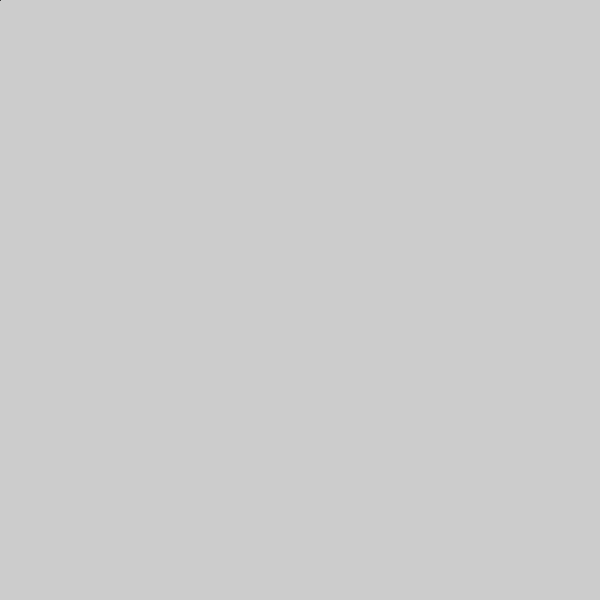
Frame 1 (no input)
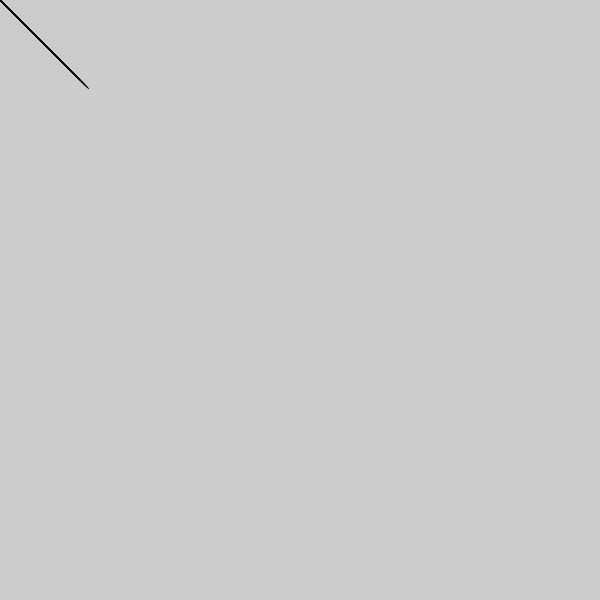
Frame 60 (the mouse pressed at the canvas centre just before this capture)
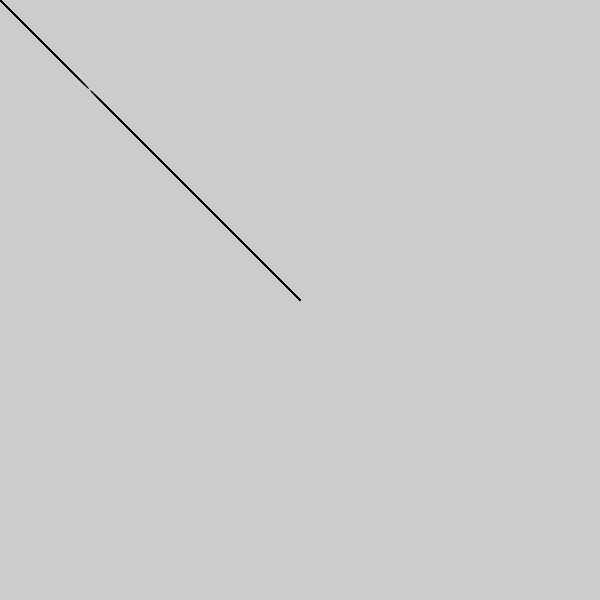
Frame 120 (the mouse held since frame 60 and released just before this capture)

The Processing sketch that drew these frames (run headless with seeded random() and noise(); from frame 60 on, the mouse is pressed at the canvas centre):

// Processing sketch: processing_125238
// ── processing_125238.pde

float bob=0;
//int pat=0;
boolean gary;

void setup() {
  size(600, 600);
  gary = false;
}

void draw() {
  line(bob, bob, mouseX, mouseY);
  bob = bob+1.5;
  
  if(bob >= 500) {
    bob = bob-1.5;
  }
  
}
void mouseClicked() {

  if (gary==false) {
    loop();
    gary=true;
  }
  else {
    noLoop();
    gary=false;
  }
}
